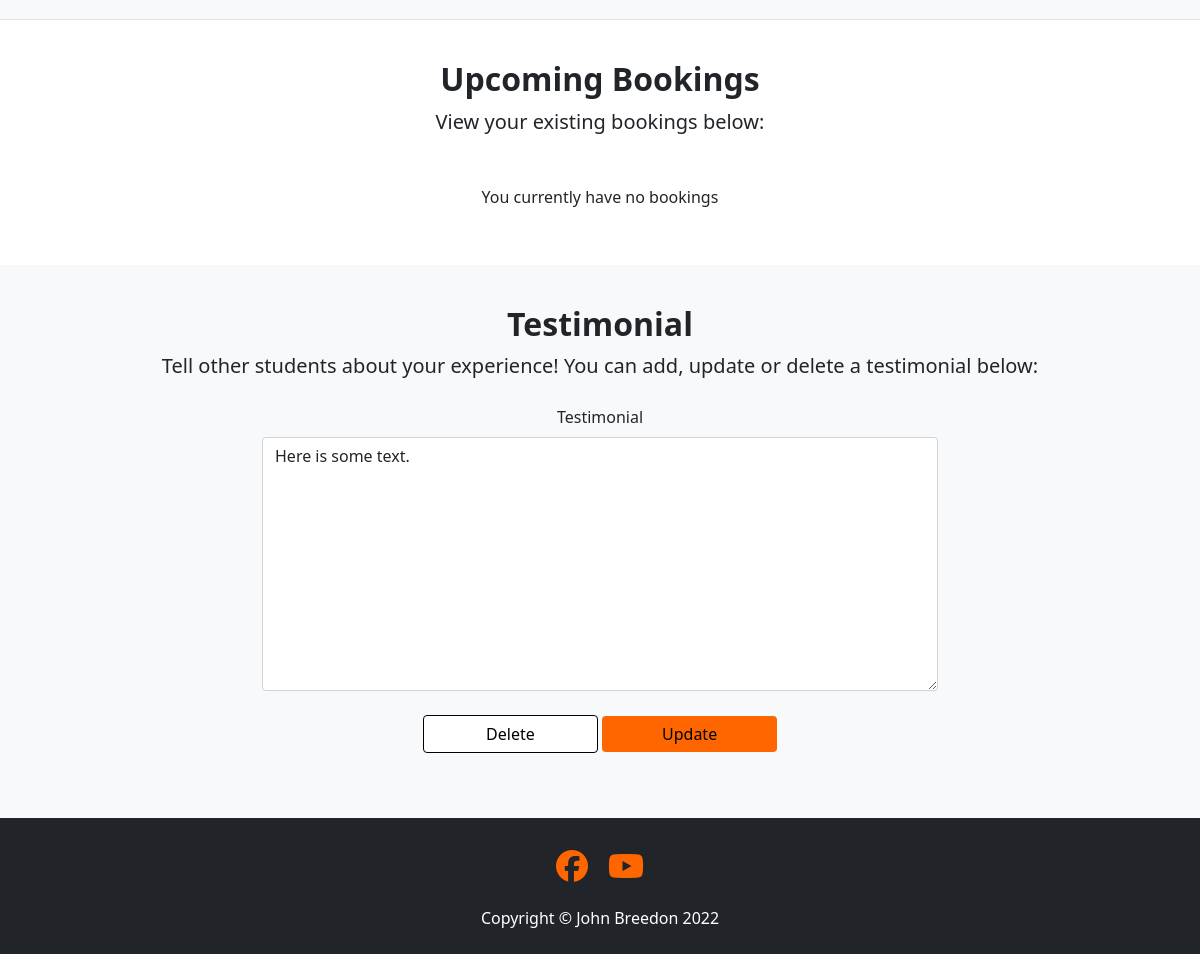
Page /learner_account/ (signed in, lower part) on the earlier database version.
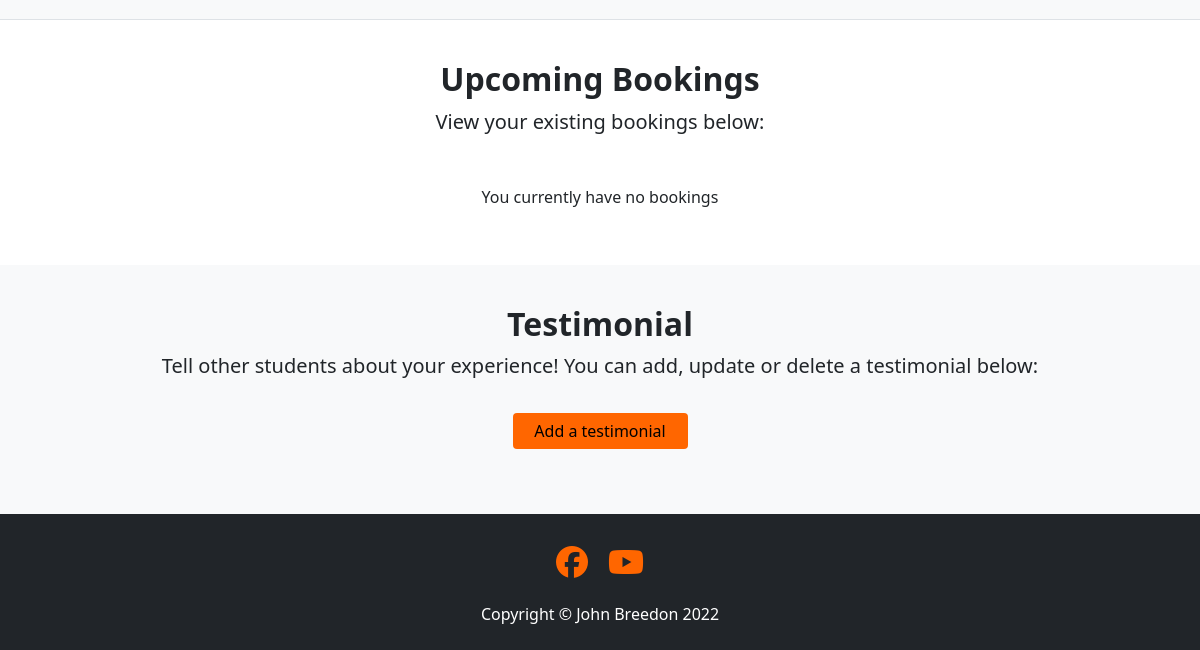
Same page on the later database version.
### learner_account/models.py (models this page shows, shortened)
class Testimonial(models.Model):
    user = models.OneToOneField(User, on_delete=models.CASCADE)
    content = models.TextField()
    created_on = models.DateTimeField(auto_now_add=True)
    updated_on = models.DateTimeField(auto_now_add=True)
    approved = models.BooleanField(default=False)
    class Meta:
        ordering = ['created_on']

### learner_account/views.py (the view, shortened to what this page needs)
class AccountPage(View):
    def get(self, request):
        bookings = Booking.objects.filter(user=request.user).filter(
            date__gt=datetime.date.today()
        )
        user_form = UserForm(instance=request.user)
        learner_profile_form = LearnerProfileForm(
            instance=request.user.learnerprofile
        )
        if Testimonial.objects.filter(user=request.user).exists():
            testimonial_form = TestimonialForm(
                instance=request.user.testimonial
            )
            user_has_testimonial = True
            testimonial_approved = (
                Testimonial.objects.get(user=request.user).approved
            )
        else:
            testimonial_form = TestimonialForm()
            user_has_testimonial = False
            testimonial_approved = 'N/A'
        return render(
            request,
            'learner_account.html',
            {
                'bookings': bookings,
                'user_form': user_form,
                'learner_profile_form': learner_profile_form,
                'testimonial_form': testimonial_form,
                'user_has_testimonial': user_has_testimonial,
                'testimonial_approved': testimonial_approved,
            },
        )

### learner_account/forms.py
class UserForm(forms.ModelForm):
    disabled_layout = Layout(
        FloatingField('username', disabled=''),
        FloatingField('first_name', disabled=''),
        FloatingField('last_name', disabled=''),
        FloatingField('email', disabled=''),
    )
    enabled_layout = Layout(
        FloatingField('username'),
        FloatingField('first_name'),
        FloatingField('last_name'),
        FloatingField('email'),
    )
    class Meta:
        model = User
        fields = ('username', 'first_name', 'last_name', 'email')
    def __init__(self, *args, **kwargs):
        super(UserForm, self).__init__(*args, **kwargs)
        self.helper = FormHelper(self)
        self.helper.form_tag = False
        self.helper.layout = self.disabled_layout
        self.fields['email'].required = True

### home/context_processors.py (called while the page is built)
def navbar_scrollspy_processor(request):
    navlinks = {
        '/home/': 'home',
        '/contact/': 'contact',
    }
    return {
        'navlinks_scrollspy': navlinks,
    }

def navbar_processor(request):
    navlinks = {
        '/about/': 'about',
    }
    return {
        'navlinks': navlinks,
    }

### templates/learner_account.html (shortened to what this page needs)
{% extends 'base.html' %} {% block content %}
{% load static %}
{% load crispy_forms_tags %}
<section class="bg-light py-1 push-below-nav border-bottom">
</section>
<section class="py-4">
    <div class="container px-5 my-3 px-5">
        <div class="text-center mb-5">
            <h2 class="fw-bolder">Upcoming Bookings</h2>
            <p class="lead mb-0">View your existing bookings below:</p>
        </div>
        <div class="row row-cols-1 row-cols-md-2 gx-3 gy-3 justify-content-center text-center">
            {% if bookings|length > 0 %}
            {% for booking in bookings %}
            <div class="col">
                <div class="card h-100 flex-row align-items-center">
                    <div class="card-body p-4 text-center">
                        <h3>{{ booking.date|date:"l dS F" }}</h3>
                        <p class="mb-1">
                            {% if booking.time == '10' %}10:00 - 11:00{% endif %}
                            {% if booking.time == '11' %}11:00 - 12:00{% endif %}
                            {% if booking.time == '13' %}13:00 - 14:00{% endif %}
                            {% if booking.time == '14' %}14:00 - 15:00{% endif %}
                            {% if booking.time == '15' %}15:00 - 16:00{% endif %}
                            {% if booking.time == '16' %}16:00 - 17:00{% endif %}
                        </p>
                        <p class="mb-1">
                            {% if booking.type == 'H' %}Home visit{% endif %}
                            {% if booking.type == 'O' %}Online{% endif %}
                            {% if booking.type == 'S' %}At the Studio{% endif %}
                        </p>
                        <button data-booking-id="{{ booking.pk }}"
                            class="btn btn-secondary del-booking-btn">Delete</button>
                        <a href="{% url 'edit_booking' booking.pk %}" class="btn btn-primary">Update</a>
                    </div>
                </div>
            </div>
            {% endfor %}
            {% else %}
            <p>You currently have no bookings</p>
            {% endif %}
        </div>
    </div>
</section>
<section class="border-bottom py-4 text bg-light">
    <div class="container mb-5 mt-3 text-center">
        <div class="row justify-content-center">
            <div class="text-center mb-4">
                <h2 class="fw-bolder">Testimonial</h2>
                <p class="lead mb-0">Tell other students about your experience! You can add, update or delete a
                    testimonial
                    below:</p>
            </div>
            {% if user_has_testimonial == False %}
            <div>
                <button type="button" name="add" value="Add" class="btn btn-primary" id="add-testimonial-btn">Add a
                    testimonial</button>
            </div>
            {% elif user_has_testimonial == True and testimonial_approved == False %}
            <p>Your testimonial is awaiting approval</p>
            {% elif user_has_testimonial == True and testimonial_approved == True %}
            <form id="update-testimonial-form" method="POST" class="form-width" action="{% url 'edit_testimonial' %}"
                onsubmit="event.preventDefault(); confirmForm('update-testimonial-form');">
                {% crispy testimonial_form %}
                <button type="button" value="Delete" class="btn btn-secondary"
                    id="testimonial-delete-btn">Delete</button>
                <input type="submit" name="btn-submit" value="Update" class="btn btn-primary" id="submit-testimonial">
            </form>
            {% endif %}
        </div>
    </div>
</section>
{% endblock %}

Differences in the rows shown:
removed Testimonial: content "Here is some text."
Other differences:
form field btn-submit: "Update" → (not shown)
text no longer shown: "Testimonial Delete"
text now shown: "Add a testimonial"
